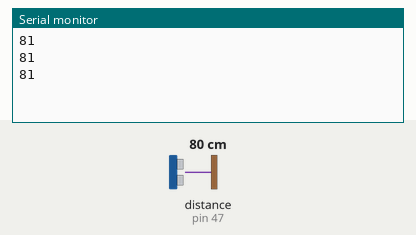
This sketch was run on a simulated Arduino Mega 2560, built with avr-gcc and run on an emulated ATmega2560. On the bench: the last lines printed to the serial monitor. The test bench sets the inputs (shaded band); at power-on: distance to the obstacle (sensor on pin 47) 80 cm. The echo pulse lasts 58.3 µs per cm.

Above: at 1.8 s.
1.9 s: distance to the obstacle (sensor on pin 47) set to 2 cm
At 2.4 s:
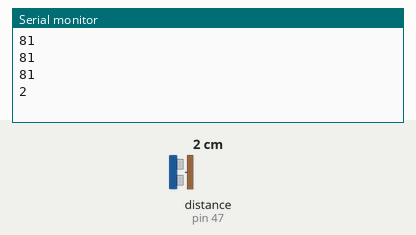
3.4 s: distance to the obstacle (sensor on pin 47) set to 4 cm
At 3.9 s:
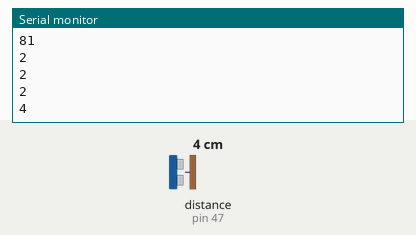
Timing chart, 0 to 6.4 s (numbered marks = the images above; inputs shaded):
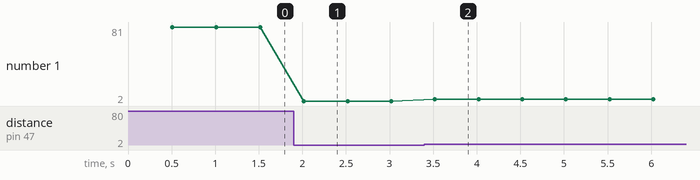

The sketch:

Sonar.ino
```cpp
// ---------------------------------------------------------------------------
// Example NewPing library sketch that does a ping about 20 times per second.
// ---------------------------------------------------------------------------

#include <NewPing.h>

#define TRIGGER_PIN  31  // Arduino pin tied to trigger pin on the ultrasonic sensor.
#define ECHO_PIN     47  // Arduino pin tied to echo pin on the ultrasonic sensor.
#define MAX_DISTANCE 200 // Maximum distance we want to ping for (in centimeters). Maximum sensor distance is rated at 400-500cm.
#define GREEN_LED 45
#define RED_LED 47

NewPing sonar(TRIGGER_PIN, ECHO_PIN, MAX_DISTANCE); // NewPing setup of pins and maximum distance.

void setup() {
  Serial.begin(115200); // Open serial monitor at 115200 baud to see ping results.
  //pinMode(RED_LED, OUTPUT);
  //pinMode(GREEN_LED, OUTPUT);
}

void loop() {
  //digitalWrite(RED_LED, HIGH);
  //digitalWrite(GREEN_LED, HIGH);
  delay(500);                     // Wait 50ms between pings (about 20 pings/sec). 29ms should be the shortest delay between pings.
  //digitalWrite(RED_LED, LOW);
  //digitalWrite(GREEN_LED, LOW);
  Serial.println(sonar.ping_cm()); // Send ping, get distance in cm and print result (0 = outside set distance range)
  //Serial.println("cm");
  //delay(250);


}
```

SonarAndStepper.ino
```cpp
//#include <NewPing.h>
//
//#define TRIGGER_PIN  29  // Arduino pin tied to trigger pin on the ultrasonic sensor.
//#define ECHO_PIN     23  // Arduino pin tied to echo pin on the ultrasonic sensor.
//#define MAX_DISTANCE 200 // Maximum distance we want to ping for (in centimeters). Maximum sensor distance is rated at 400-500cm.
//#define GREEN_LED 45
//#define RED_LED 47
//
////NewPing sonar(TRIGGER_PIN, ECHO_PIN, MAX_DISTANCE); // NewPing setup of pins and maximum distance.
//
//void setup() {
//  int distance = 0;
//  Serial.begin(115200); // Open serial monitor at 115200 baud to see ping results.
//  pinMode(RED_LED, OUTPUT);  //Assume that the red and green LEDS are the electromagnets to simulate behaviour
//  pinMode(GREEN_LED, OUTPUT);
//}
//
//void loop() {
//  delay(500)  //let this delay be the delay between sensor readings
//  distance = sonar.ping_cm();
//  if (distance>10){
//    digitalWrite(RED_LED, HIGH);
//    digitalWrite(GREEN_LED, LOW);
//  }
//  else if (0 < distance && distance < 10){
//    digitalWrite(GREEN_LED, HIGH);
//    digitalWrite(RED_LED, LOW);
//  }
//}
```

Measured:
- after the input at 1.9 s, the serial monitor: prints a new line after 0.12 s (image 1)
- after the input at 3.4 s, the serial monitor: prints a new line after 0.12 s (image 2)
- plotted number 1: 81 → 2 after the input at 1.9 s, 2 → 4 after the input at 3.4 s
